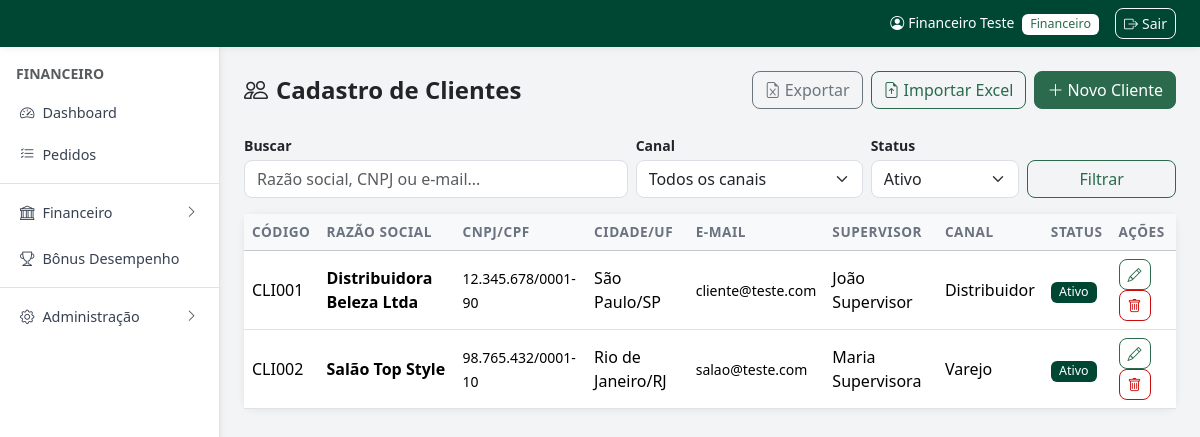
The app's page /admin/cadastros/clientes.php (signed in) with its own data.
### tables this page shows
CREATE TABLE IF NOT EXISTS clientes (
    id INT AUTO_INCREMENT PRIMARY KEY,
    codigo_cliente VARCHAR(50),
    cnpj VARCHAR(20),
    cpf VARCHAR(15),
    razao_social VARCHAR(200) NOT NULL,
    cep VARCHAR(10),
    endereco VARCHAR(200),
    numero VARCHAR(10),
    complemento VARCHAR(100),
    bairro VARCHAR(100),
    cidade VARCHAR(100),
    estado VARCHAR(2),
    pais VARCHAR(50) DEFAULT 'Brasil',
    telefone1 VARCHAR(20),
    telefone2 VARCHAR(20),
    email VARCHAR(100) NOT NULL UNIQUE,
    supervisor VARCHAR(100),
    canal_venda_id INT,
    material_apoio TINYINT DEFAULT 0,
    bonus_desempenho DECIMAL(10,2) DEFAULT 0,
    desconto_cliente DECIMAL(10,4) DEFAULT 0,
    limite_credito DECIMAL(12,2) DEFAULT 0,
    idioma VARCHAR(20) DEFAULT 'pt',
    moeda VARCHAR(10) DEFAULT 'BRL',
    pedido_accademia TINYINT DEFAULT 0,
    senha VARCHAR(255) NOT NULL,
    status ENUM('ativo','inativo') DEFAULT 'ativo',
    created_at TIMESTAMP DEFAULT CURRENT_TIMESTAMP,
    FOREIGN KEY (canal_venda_id) REFERENCES canal_venda(id) ON DELETE SET NULL
);

CREATE TABLE IF NOT EXISTS canal_venda (
    id INT AUTO_INCREMENT PRIMARY KEY,
    canal VARCHAR(100) NOT NULL,
    faixa_faturamento VARCHAR(100),
    desconto DECIMAL(10,4) DEFAULT 0,
    created_at TIMESTAMP DEFAULT CURRENT_TIMESTAMP
);

### admin/cadastros/clientes.php (the view, shortened to what this page needs)
<?php
require_once __DIR__ . '/../../config.php';
$busca         = $_GET['q']      ?? '';
$filtro_status = $_GET['status'] ?? 'ativo';
$conditions = [];
$params     = [];
if ($filtro_status) {
    $conditions[] = 'c.status = ?';
    $params[] = $filtro_status;
}
$where = $conditions ? 'WHERE ' . implode(' AND ', $conditions) : '';
$clientes = db()->prepare("SELECT c.*, cv.canal FROM clientes c LEFT JOIN canal_venda cv ON cv.id=c.canal_venda_id $where ORDER BY c.razao_social");
$clientes->execute($params);
$clientes = $clientes->fetchAll();
require_once LAYOUT_PATH . '/header.php';
?>
<div class="d-flex flex-wrap justify-content-between align-items-center gap-2 mb-4">
    <h4 class="fw-bold mb-0"><i class="bi bi-people me-2"></i>Cadastro de Clientes</h4>
    <div class="d-flex gap-2 flex-wrap">
        <button type="button" class="btn btn-outline-secondary" onclick="exportarClientes()">
            <i class="bi bi-file-earmark-excel me-1"></i>Exportar
        </button>
        <button class="btn btn-outline-success" data-bs-toggle="modal" data-bs-target="#modalImport">
            <i class="bi bi-file-earmark-arrow-up me-1"></i>Importar Excel
        </button>
        <button class="btn btn-primary" data-bs-toggle="modal" data-bs-target="#modal" onclick="novoReg()">
            <i class="bi bi-plus-lg me-1"></i>Novo Cliente
        </button>
    </div>
</div>
<form class="mb-3">
    <div class="row g-2 align-items-end">
        <div class="col-md-5">
            <label class="form-label fw-semibold small mb-1">Buscar</label>
            <input type="text" name="q" class="form-control" placeholder="Razão social, CNPJ ou e-mail..." value="<?= e($busca) ?>">
        </div>
        <div class="col-md-3">
            <label class="form-label fw-semibold small mb-1">Canal</label>
            <select name="canal" class="form-select">
                <option value="">Todos os canais</option>
            </select>
        </div>
        <div class="col-md-2">
            <label class="form-label fw-semibold small mb-1">Status</label>
            <select name="status" class="form-select">
                <option value="ativo"   <?= $filtro_status === 'ativo'   ? 'selected' : '' ?>>Ativo</option>
            </select>
        </div>
        <div class="col-md-2 d-flex gap-2">
            <button type="submit" class="btn btn-outline-primary w-100">Filtrar</button>
        </div>
    </div>
</form>
<div class="card shadow-sm border-0">
    <div class="card-body p-0">
        <div class="table-responsive">
        <table class="table table-hover mb-0">
            <thead class="table-light">
                <tr><th>Código</th><th>Razão Social</th><th>CNPJ/CPF</th><th>Cidade/UF</th><th>E-mail</th><th>Supervisor</th><th>Canal</th><th>Status</th><th>Ações</th></tr>
            </thead>
            <tbody>
            <?php if ($clientes): foreach ($clientes as $c): ?>
                <tr>
                    <td><?= e($c['codigo_cliente']) ?></td>
                    <td><strong><?= e($c['razao_social']) ?></strong></td>
                    <td><small><?= e($c['cnpj'] ?: $c['cpf']) ?></small></td>
                    <td><?= e($c['cidade']) ?><?= $c['estado'] ? '/' . e($c['estado']) : '' ?></td>
                    <td><small><?= e($c['email']) ?></small></td>
                    <td><?= e($c['supervisor'] ?? $c['vendedor']) ?></td>
                    <td><?= e($c['canal'] ?? '—') ?></td>
                    <td><?= statusBadge($c['status']) ?></td>
                    <td>
                        <button class="btn btn-sm btn-outline-primary" onclick="editarReg(<?= htmlspecialchars(json_encode($c), ENT_QUOTES) ?>)"><i class="bi bi-pencil"></i></button>
                        <form method="POST" class="d-inline" onsubmit="return confirm('Excluir cliente?')">
                            <button class="btn btn-sm btn-outline-danger"><i class="bi bi-trash"></i></button>
                        </form>
                    </td>
                </tr>
            <?php endforeach; else: ?>
                <tr><td colspan="9" class="text-center text-muted py-4">Nenhum cliente cadastrado.</td></tr>
            <?php endif; ?>
            </tbody>
        </table>
        </div>
    </div>
</div>
<?php require_once LAYOUT_PATH . '/footer.php'; ?>

### config.php (shortened to what this page needs)
<?php
function db() {
    static $pdo = null;
    if ($pdo === null) {
        try {
            $pdo = new PDO(
                'mysql:host=' . DB_HOST . ';dbname=' . DB_NAME . ';charset=utf8mb4',
                DB_USER, DB_PASS,
                [PDO::ATTR_ERRMODE => PDO::ERRMODE_EXCEPTION,
                 PDO::ATTR_DEFAULT_FETCH_MODE => PDO::FETCH_ASSOC]
            );
            try { $pdo->exec("ALTER TABLE pedidos ADD COLUMN lote_id VARCHAR(40) NULL"); } catch (PDOException $e) {}
            try { $pdo->exec("ALTER TABLE clientes MODIFY COLUMN email VARCHAR(255) NULL DEFAULT NULL"); } catch (PDOException $e) {}
            try { $pdo->exec("UPDATE clientes SET email = NULL WHERE email = ''"); } catch (PDOException $e) {}
            try { $pdo->exec("ALTER TABLE tabela_precos ADD COLUMN preco_network DECIMAL(10,2) NULL DEFAULT NULL"); } catch (PDOException $e) {}
            try { $pdo->exec("ALTER TABLE tabela_precos ADD COLUMN preco_auxiliar DECIMAL(10,2) NULL DEFAULT NULL"); } catch (PDOException $e) {}
            try { $pdo->exec("ALTER TABLE pedidos ADD COLUMN desconto_campanha DECIMAL(5,2) NULL DEFAULT NULL"); } catch (PDOException $e) {}
            try { $pdo->exec("ALTER TABLE bonus_ma_logs ADD COLUMN valor_utilizado DECIMAL(10,2) NOT NULL DEFAULT 0"); } catch (PDOException $e) {}
            try { $pdo->exec("ALTER TABLE pedidos ADD COLUMN forma_pagamento VARCHAR(60) NULL DEFAULT NULL"); } catch (PDOException $e) {}
            try { $pdo->exec("ALTER TABLE creditos ADD COLUMN valor_utilizado DECIMAL(12,2) NOT NULL DEFAULT 0"); } catch (PDOException $e) {}
            try { $pdo->exec("ALTER TABLE pedidos ADD COLUMN credito_utilizado DECIMAL(12,2) NULL DEFAULT NULL"); } catch (PDOException $e) {}
            try { $pdo->exec("ALTER TABLE pedidos ADD COLUMN desconto_pagamento DECIMAL(12,2) NULL DEFAULT NULL"); } catch (PDOException $e) {}
            try { $pdo->exec("ALTER TABLE clientes ADD COLUMN email VARCHAR(120) NULL DEFAULT NULL"); } catch (PDOException $e) {}
            try { $pdo->exec("ALTER TABLE clientes ADD COLUMN senha VARCHAR(255) NULL DEFAULT NULL"); } catch (PDOException $e) {}
            try { $pdo->exec("ALTER TABLE pedidos MODIFY COLUMN status ENUM('comercial','financeiro','faturamento','faturado','cancelado','reprovado') DEFAULT 'comercial'"); } catch (PDOException $e) {}
            try { $pdo->exec("ALTER TABLE usuarios MODIFY COLUMN tipo_acesso ENUM('comercial','financeiro','supervisor','tecnologia da informacao','recursos humanos','marketing','diretoria','centro tecnico','contabilidade','recepcao','expedicao') NOT NULL DEFAULT 'comercial'"); } catch (PDOException $e) {}
            try { $pdo->exec("ALTER TABLE clientes ADD COLUMN desconto_canal DECIMAL(10,4) DEFAULT 0"); } catch (PDOException $e) {}
            try { $pdo->exec("ALTER TABLE campanhas ADD COLUMN canal_venda_id INT NULL"); } catch (PDOException $e) {}
            try { $pdo->exec("ALTER TABLE clientes ADD COLUMN supervisor VARCHAR(100) NULL"); } catch (PDOException $e) {}
            try { $pdo->exec("UPDATE clientes SET supervisor = vendedor WHERE supervisor IS NULL AND vendedor IS NOT NULL"); } catch (PDOException $e) {}
            try { $pdo->exec("ALTER TABLE pedidos ADD COLUMN supervisor VARCHAR(100) NULL"); } catch (PDOException $e) {}
            try { $pdo->exec("UPDATE pedidos SET supervisor = vendedor WHERE supervisor IS NULL AND vendedor IS NOT NULL"); } catch (PDOException $e) {}
            try { $pdo->exec("CREATE TABLE IF NOT EXISTS grupo_empresas (
                id         INT AUTO_INCREMENT PRIMARY KEY,
                nome       VARCHAR(120) NOT NULL,
                descricao  TEXT,
                created_at TIMESTAMP DEFAULT CURRENT_TIMESTAMP
            )"); } catch (PDOException $e) {}
            try { $pdo->exec("CREATE TABLE IF NOT EXISTS grupo_empresas_clientes (
                id        INT AUTO_INCREMENT PRIMARY KEY,
                grupo_id  INT NOT NULL,
                cliente_id INT NOT NULL,
                UNIQUE KEY uq_grupo_cliente (grupo_id, cliente_id)
            )"); } catch (PDOException $e) {}
            try { $pdo->exec("CREATE TABLE IF NOT EXISTS webhook_logs (
                id         INT AUTO_INCREMENT PRIMARY KEY,
                origem     VARCHAR(50)  NOT NULL,
                evento     VARCHAR(100) NOT NULL,
                status     VARCHAR(20)  NOT NULL,
                detalhe    TEXT,
                cliente_id INT NULL,
                created_at TIMESTAMP DEFAULT CURRENT_TIMESTAMP
            )"); } catch (PDOException $e) {}
            try { $pdo->exec("CREATE TABLE IF NOT EXISTS pedido_logs (
                id            INT AUTO_INCREMENT PRIMARY KEY,
                pedido_id     INT          NOT NULL,
                numero_pedido VARCHAR(50)  NOT NULL,
                usuario_nome  VARCHAR(100),
                usuario_tipo  VARCHAR(30),
                acao          VARCHAR(120) NOT NULL,
                status_antes  VARCHAR(30),
                status_depois VARCHAR(30),
                detalhes      TEXT,
                created_at    TIMESTAMP DEFAULT CURRENT_TIMESTAMP,
                INDEX idx_pedido (pedido_id),
                INDEX idx_numero (numero_pedido)
            )"); } catch (PDOException $e) {}
            try { $pdo->exec("ALTER TABLE campanhas ADD COLUMN tipo VARCHAR(20) NOT NULL DEFAULT 'desconto'"); } catch (PDOException $e) {}
            try { $pdo->exec("CREATE TABLE IF NOT EXISTS campanha_bonificacao (
                id              INT AUTO_INCREMENT PRIMARY KEY,
                codigo_campanha VARCHAR(50) NOT NULL,
                produto_id      INT NOT NULL,
                quantidade      INT NOT NULL DEFAULT 1,
                KEY idx_camp_bonif (codigo_campanha)
            ) ENGINE=InnoDB DEFAULT CHARSET=utf8mb4 COLLATE=utf8mb4_unicode_ci"); } catch (PDOException $e) {}
            try { $pdo->exec("UPDATE usuarios SET tipo_usuario = 'Interno' WHERE tipo_usuario IS NULL OR tipo_usuario NOT IN ('Interno','Externo')"); } catch (PDOException $e) {}
            try { $pdo->exec("ALTER TABLE usuarios CHANGE COLUMN telefone celular VARCHAR(20)"); } catch (PDOException $e) {}
            try { $pdo->exec("RENAME TABLE sms_logs TO whatsapp_logs"); } catch (PDOException $e) {}
            try { $pdo->exec("CREATE TABLE IF NOT EXISTS whatsapp_logs (
                id          INT AUTO_INCREMENT PRIMARY KEY,
                usuario_id  INT NULL,
                destino     VARCHAR(30) NOT NULL,
                remetente   VARCHAR(30) NOT NULL,
                mensagem    TEXT NOT NULL,
                ip_origem   VARCHAR(45) NULL,
                status      VARCHAR(20) NOT NULL DEFAULT 'enviado',
                created_at  TIMESTAMP DEFAULT CURRENT_TIMESTAMP,
                INDEX idx_wa_usuario (usuario_id)
            ) ENGINE=InnoDB DEFAULT CHARSET=utf8mb4 COLLATE=utf8mb4_unicode_ci"); } catch (PDOException $e) {}
        } catch (PDOException $e) {
            die('Erro de conexão com o banco de dados. <a href="' . BASE_URL . '/install.php">Clique aqui para configurar.</a>');
        }
    }
    return $pdo;
}
function e($s) {
    return htmlspecialchars((string)($s ?? ''), ENT_QUOTES, 'UTF-8');
}
function statusBadge($s) {
    $map = [
        'comercial'   => ['primary',   'Aguardando Comercial'],
        'financeiro'  => ['warning',   'Aguardando Financeiro'],
        'faturamento' => ['info',      'Aguardando Faturamento'],
        'faturado'    => ['success',   'Faturado'],
        'cancelado'   => ['danger',    'Cancelado'],
        'reprovado'   => ['danger',    'Cancelado'],
        'ativo'       => ['success',   'Ativo'],
        'inativo'     => ['secondary', 'Inativo'],
        'aberto'      => ['warning',   'Aberto'],
        'pago'        => ['success',   'Pago'],
        'vencido'     => ['danger',    'Vencido'],
        'aprovado'    => ['success',   'Aprovado'],
        'pendente'    => ['secondary', 'Pendente'],
    ];
    [$cls, $label] = $map[$s] ?? ['secondary', ucfirst($s)];
    return '<span class="badge bg-' . $cls . '">' . $label . '</span>';
}

### assets/css/style.css (style rules this page uses)
:root { --brand-darkest: #004733; --brand-dark: #2b6a4d; --brand-mid: #568d66; --brand-light: #a5c1ae; --gray-bg: #f3f4f6; --gray-border: #dcdfe5; --red-light: #df8080; --red-mid: #cb0b0a; --red-dark: #ad080f; --red-darkest: #8e0413; }
body { font-family: 'Segoe UI', system-ui, -apple-system, sans-serif; background-color: var(--gray-bg); }
.btn-primary { background-color: var(--brand-dark); border-color: var(--brand-dark); color: #fff; }
.btn-outline-primary { color: var(--brand-dark); border-color: var(--brand-dark); }
.bg-success { background-color: var(--brand-darkest) !important; }
.badge.bg-success { background-color: var(--brand-darkest) !important; }
.btn-outline-success { color: var(--brand-dark); border-color: var(--brand-dark); }
.btn-outline-danger { color: var(--red-mid); border-color: var(--red-mid); }
.card { border-radius: 12px; }
.form-control, .form-select { border-radius: 8px; border-color: var(--gray-border); }
.table th { font-weight: 600; font-size: .85rem; text-transform: uppercase; letter-spacing: .04em; color: #6b7280; }
.table td { vertical-align: middle; }
.badge { font-size: .78rem; font-weight: 500; padding: .35em .65em; border-radius: 6px; }
.btn { border-radius: 8px; font-weight: 500; }
.shadow-sm { box-shadow: 0 1px 8px rgba(0,0,0,.07) !important; }
body { overflow-x: hidden; }

### records on screen
clientes: codigo_cliente "CLI001", razao_social "Distribuidora Beleza Ltda", cnpj "12.345.678/0001-90", cidade "São Paulo", estado "SP", email "cliente@teste.com", supervisor "João Supervisor", canal_venda.canal "Distribuidor"
clientes: codigo_cliente "CLI002", razao_social "Salão Top Style", cnpj "98.765.432/0001-10", cidade "Rio de Janeiro", estado "RJ", email "salao@teste.com", supervisor "Maria Supervisora", canal_venda.canal "Varejo"

### other values on screen
$_usuario['nome'] "Financeiro Teste"
$_usuario['tipo'] "Financeiro"
$tipoLabels[$_usuario['tipo']] "FINANCEIRO"
